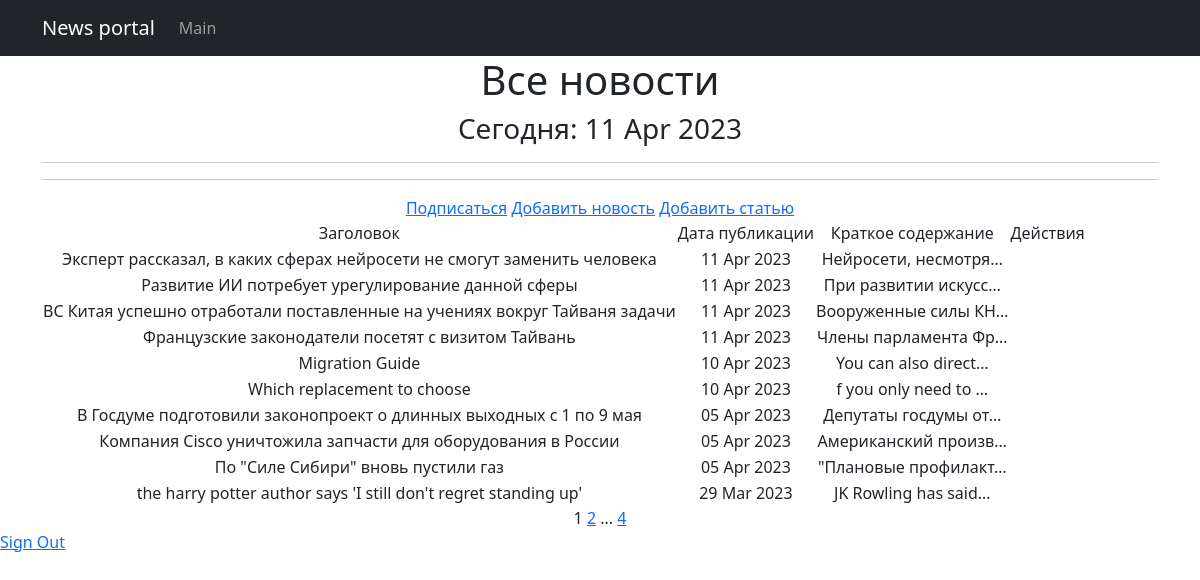
The app's page /news/ (signed in) with its own data.
### chitchat/models.py (models this page shows, shortened)
class Post(models.Model):
    news = 'N'
    article = 'A'
    POST_TYPES = [
        (news, 'Новость'),
        (article, 'Статья')
    ]
    author = models.ForeignKey(Author, on_delete=models.CASCADE, verbose_name='автор')
    post_type = models.CharField(
        max_length=1, choices=POST_TYPES,
        default=article, verbose_name='тип новости'
    )
    time_creation = models.DateTimeField(auto_now_add=True)
    post_category = models.ManyToManyField(Category, through='PostCategory')
    title = models.CharField(max_length=100, unique=True, verbose_name='заголовок')
    text = models.TextField(verbose_name='текст')
    rating = models.IntegerField(default=0, verbose_name='рейтинг')
    class Meta:
        verbose_name = 'новость'
        verbose_name_plural = 'новости'

### chitchat/views.py (the view)
# urls.py: path('', PostList.as_view(), name='post_list'),
class PostList(ListView):
    model = Post
    ordering = '-time_creation'
    template_name = 'news.html'
    context_object_name = 'news'
    paginate_by = 10
    def get_queryset(self):
        queryset = super().get_queryset()
        self.filterset = PostFilter(self.request.GET, queryset)
        return self.filterset.qs
    def get_context_data(self, **kwargs):
        context = super().get_context_data(**kwargs)
        context['filterset'] = self.filterset
        return context

### chitchat/models.py (called while the page is built)
    def __str__(self):
        return f'{self.name.title()}'

### chitchat/templatetags/censor_filter.py (called while the page is built)
@register.filter()
def censor(text):
    for word in text.split():
        if word.lower() in RUDE_WORDS:
            text = text.replace(word, f"{word[0]}{'*'*(len(word)-1)}")
    return text

### chitchat/templatetags/custom_tags.py (called while the page is built)
@register.simple_tag()
def current_time(format_string='%b %d %Y'):
    return datetime.utcnow().strftime(format_string)

@register.simple_tag(takes_context=True)
def url_replace(context, **kwargs):
    d = context['request'].GET.copy()
    for k, v in kwargs.items():
        d[k] = v
    return d.urlencode()

### templates/news.html (shortened to what this page needs)
{% extends 'flatpages/default.html' %}
{% load censor_filter %}
{% load custom_tags %}
{% block content %}
    <h1>Все новости</h1>
    <h3>Сегодня: {% current_time '%d %b %Y' %}</h3>
    <hr>
    <hr>
    <a href="{% url 'subscriptions' %}">Подписаться</a>
    {% if perms.chitchat.add_post %}
    <a href="{% url 'post_create' %}">Добавить новость</a>
    <a href="{% url 'article_create' %}">Добавить статью</a>
    {% endif %}
    {% if news %}
        <table>
            <tr>
                <td>Заголовок</td>
                <td>Дата публикации</td>
                <td>Краткое содержание</td>
                {% if perms.chitchat.change_post or perms.chitchat.delete_post %}
                <td>Действия</td>
                {% endif %}
            </tr>
            {% for post in news %}
            <tr>
                <td>{{ post.title }}</td>
                <td>{{ post.time_creation|date:'d M Y' }}</td>
                <td>{{ post.text|censor|truncatechars:20 }}</td>
                <td>
            </tr>
            {% endfor %}
        </table>
    {% else %}
        <h2>Новостей нет!</h2>
    {% endif %}
    {{ page_obj.number }}
    {% if page_obj.has_next %}
        <a href="?{% url_replace page=page_obj.next_page_number %}">{{ page_obj.next_page_number }}</a>
        {% if paginator.num_pages != page_obj.next_page_number %}
            ...
            <a href="?{% url_replace page=page_obj.paginator.num_pages %}">{{ page_obj.paginator.num_pages }}</a>
        {% endif %}
    {% endif %}
{% endblock content %}

### records on screen
Post: title "Эксперт рассказал, в каких сферах нейросети не смогут заменить человека", time_creation "11 Apr 2023", text|censor "Нейросети, несмотря…"
Post: title "Развитие ИИ потребует урегулирование данной сферы", time_creation "11 Apr 2023", text|censor "При развитии искусс…"
Post: title "ВС Китая успешно отработали поставленные на учениях вокруг Тайваня задачи", time_creation "11 Apr 2023", text|censor "Вооруженные силы КН…"
Post: title "Французские законодатели посетят с визитом Тайвань", time_creation "11 Apr 2023", text|censor "Члены парламента Фр…"
Post: title "Migration Guide", time_creation "10 Apr 2023", text|censor "You can also direct…"
Post: title "Which replacement to choose", time_creation "10 Apr 2023", text|censor "f you only need to …"
Post: title "В Госдуме подготовили законопроект о длинных выходных с 1 по 9 мая", time_creation "05 Apr 2023", text|censor "Депутаты госдумы от…"
Post: title "Компания Cisco уничтожила запчасти для оборудования в России", time_creation "05 Apr 2023", text|censor "Американский произв…"
Post: title "По \"Силе Сибири\" вновь пустили газ", time_creation "05 Apr 2023", text|censor "\"Плановые профилакт…"
Post: title "the harry potter author says 'I still don't regret standing up'", time_creation "29 Mar 2023", text|censor "JK Rowling has said…"

### other values on screen
{{ page_obj.number }} "1"
{{ page_obj.next_page_number }} "2"
{{ page_obj.paginator.num_pages }} "4"
